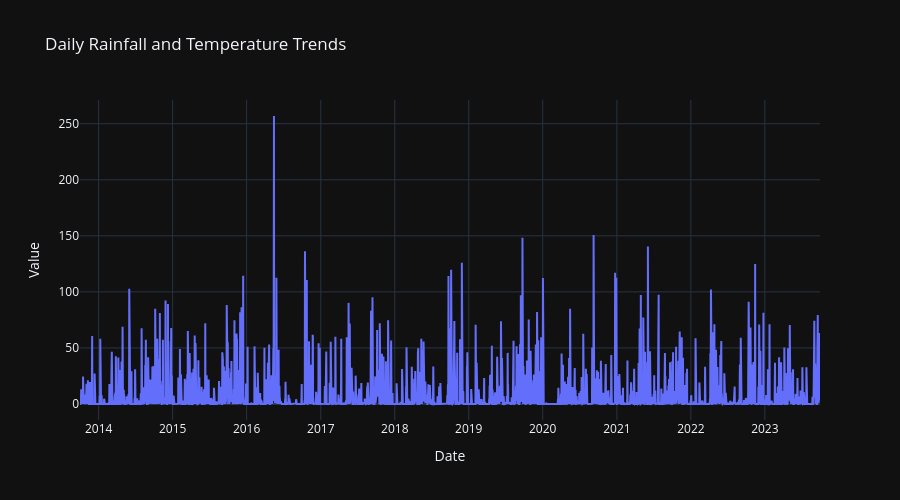

The notebook cell saved with this chart:
### Markdown cell above
# Time Series Overview

### Code cell
import plotly.graph_objects as go

fig = go.Figure()

# Rainfall
fig.add_trace(go.Scatter(x=df['date'], y=df['rf'], mode='lines', name='Rainfall (mm)'))

fig.update_layout(
    title='Daily Rainfall and Temperature Trends',
    xaxis_title='Date',
    yaxis_title='Value',
    height=500
)
fig.show()

### Figure 1 — Plotly figure (JSON) as saved in the notebook; plotly's stock layout.template omitted (floating-point values rounded to 4 significant figures; data arrays with more than 128 entries replaced by an {"elided": "..."} marker saying what was removed)
{"data": [{"mode": "lines", "name": "Rainfall (mm)", "x": {"elided": "3652 str values"}, "y": {"elided": "3652 float values"}, "type": "scatter"}], "layout": {"title": {"text": "Daily Rainfall and Temperature Trends"}, "xaxis": {"title": {"text": "Date"}}, "yaxis": {"title": {"text": "Value"}}, "height": 500}}
